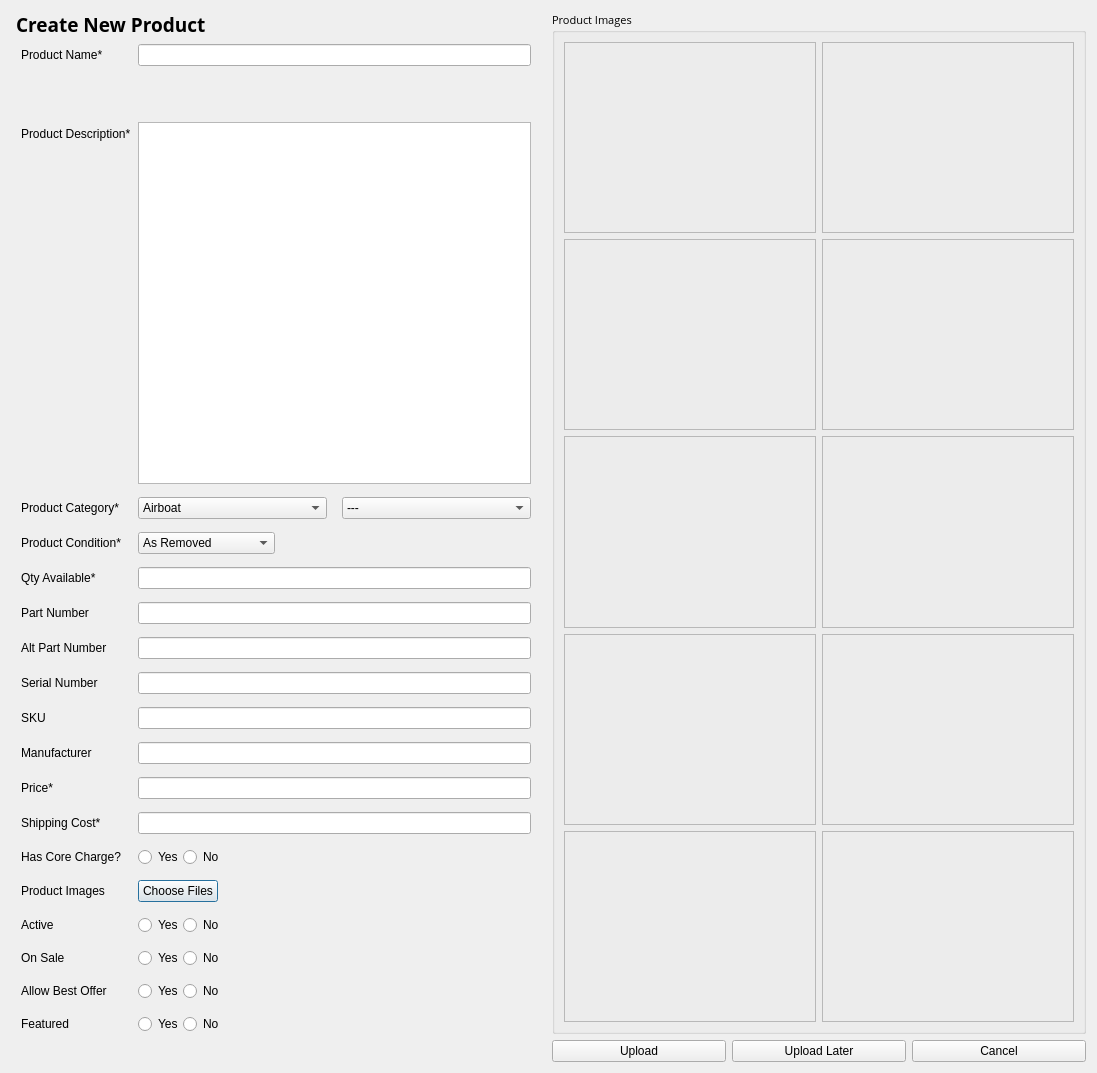
<?xml version="1.0" encoding="UTF-8"?>
<ui version="4.0">
 <class>newListing</class>
 <widget class="QDialog" name="newListing">
  <property name="windowModality">
   <enum>Qt::WindowModal</enum>
  </property>
  <property name="geometry">
   <rect>
    <x>0</x>
    <y>0</y>
    <width>1097</width>
    <height>1073</height>
   </rect>
  </property>
  <property name="windowTitle">
   <string>List a New Product</string>
  </property>
  <layout class="QGridLayout" name="gridLayout_2">
   <item row="0" column="1">
    <layout class="QVBoxLayout" name="verticalLayout" stretch="0,0">
     <property name="leftMargin">
      <number>5</number>
     </property>
     <item>
      <widget class="QLabel" name="newproduct_lbl">
       <property name="sizePolicy">
        <sizepolicy hsizetype="Fixed" vsizetype="Fixed">
         <horstretch>0</horstretch>
         <verstretch>0</verstretch>
        </sizepolicy>
       </property>
       <property name="font">
        <font>
         <family>Open Sans</family>
         <pointsize>8</pointsize>
         <weight>50</weight>
         <italic>false</italic>
         <bold>false</bold>
        </font>
       </property>
       <property name="text">
        <string>&lt;html&gt;&lt;head/&gt;&lt;body&gt;&lt;p&gt;&lt;span style=&quot; font-size:14pt; font-weight:600;&quot;&gt;Create New Product&lt;/span&gt;&lt;/p&gt;&lt;/body&gt;&lt;/html&gt;</string>
       </property>
      </widget>
     </item>
     <item>
      <layout class="QFormLayout" name="formLayout">
       <property name="horizontalSpacing">
        <number>7</number>
       </property>
       <property name="verticalSpacing">
        <number>13</number>
       </property>
       <property name="leftMargin">
        <number>5</number>
       </property>
       <property name="rightMargin">
        <number>15</number>
       </property>
       <item row="0" column="0">
        <widget class="QLabel" name="name_lbl">
         <property name="text">
          <string>Product Name*</string>
         </property>
        </widget>
       </item>
       <item row="0" column="1">
        <widget class="QLineEdit" name="name_le"/>
       </item>
       <item row="2" column="0">
        <widget class="QLabel" name="desc_lbl">
         <property name="text">
          <string>Product Description*</string>
         </property>
        </widget>
       </item>
       <item row="2" column="1">
        <widget class="QTextEdit" name="desc_te">
         <property name="textInteractionFlags">
          <set>Qt::LinksAccessibleByKeyboard|Qt::LinksAccessibleByMouse|Qt::TextBrowserInteraction|Qt::TextEditable|Qt::TextEditorInteraction|Qt::TextSelectableByKeyboard|Qt::TextSelectableByMouse</set>
         </property>
        </widget>
       </item>
       <item row="3" column="0">
        <widget class="QLabel" name="cat_lbl">
         <property name="text">
          <string>Product Category*</string>
         </property>
        </widget>
       </item>
       <item row="3" column="1">
        <layout class="QHBoxLayout" name="horizontalLayout_10">
         <property name="spacing">
          <number>15</number>
         </property>
         <item>
          <widget class="QComboBox" name="cat_options">
           <property name="sizePolicy">
            <sizepolicy hsizetype="MinimumExpanding" vsizetype="Fixed">
             <horstretch>0</horstretch>
             <verstretch>0</verstretch>
            </sizepolicy>
           </property>
           <property name="currentIndex">
            <number>0</number>
           </property>
           <property name="sizeAdjustPolicy">
            <enum>QComboBox::AdjustToContentsOnFirstShow</enum>
           </property>
           <item>
            <property name="text">
             <string>Airboat</string>
            </property>
           </item>
           <item>
            <property name="text">
             <string>Aircraft For Sale</string>
            </property>
           </item>
           <item>
            <property name="text">
             <string>Airframe</string>
            </property>
           </item>
           <item>
            <property name="text">
             <string>Art</string>
            </property>
           </item>
           <item>
            <property name="text">
             <string>Avionics</string>
            </property>
           </item>
           <item>
            <property name="text">
             <string>Electrical</string>
            </property>
           </item>
           <item>
            <property name="text">
             <string>Experimental</string>
            </property>
           </item>
           <item>
            <property name="text">
             <string>Hardware &amp; Tools</string>
            </property>
           </item>
           <item>
            <property name="text">
             <string>Landing Gear</string>
            </property>
           </item>
           <item>
            <property name="text">
             <string>Misc</string>
            </property>
           </item>
           <item>
            <property name="text">
             <string>Pilot Supplies</string>
            </property>
           </item>
           <item>
            <property name="text">
             <string>Powerplant</string>
            </property>
           </item>
           <item>
            <property name="text">
             <string>Wheels &amp; Brakes</string>
            </property>
           </item>
          </widget>
         </item>
         <item>
          <widget class="QComboBox" name="subcat_options">
           <property name="sizePolicy">
            <sizepolicy hsizetype="MinimumExpanding" vsizetype="Fixed">
             <horstretch>0</horstretch>
             <verstretch>0</verstretch>
            </sizepolicy>
           </property>
           <property name="frame">
            <bool>true</bool>
           </property>
           <item>
            <property name="text">
             <string>---</string>
            </property>
           </item>
          </widget>
         </item>
        </layout>
       </item>
       <item row="4" column="0">
        <widget class="QLabel" name="cond_lbl">
         <property name="text">
          <string>Product Condition*</string>
         </property>
        </widget>
       </item>
       <item row="4" column="1">
        <widget class="QComboBox" name="cond_options">
         <property name="sizePolicy">
          <sizepolicy hsizetype="Fixed" vsizetype="Fixed">
           <horstretch>0</horstretch>
           <verstretch>0</verstretch>
          </sizepolicy>
         </property>
         <property name="minimumSize">
          <size>
           <width>50</width>
           <height>20</height>
          </size>
         </property>
         <property name="baseSize">
          <size>
           <width>50</width>
           <height>0</height>
          </size>
         </property>
         <item>
          <property name="text">
           <string>As Removed</string>
          </property>
         </item>
         <item>
          <property name="text">
           <string>Serviceable</string>
          </property>
         </item>
         <item>
          <property name="text">
           <string>Overhauled</string>
          </property>
         </item>
         <item>
          <property name="text">
           <string>New Stock</string>
          </property>
         </item>
         <item>
          <property name="text">
           <string>Repairable</string>
          </property>
         </item>
         <item>
          <property name="text">
           <string>New Surplus (NOS)</string>
          </property>
         </item>
         <item>
          <property name="text">
           <string>Beyond Repair</string>
          </property>
         </item>
         <item>
          <property name="text">
           <string>Unknown</string>
          </property>
         </item>
         <item>
          <property name="text">
           <string>Core</string>
          </property>
         </item>
        </widget>
       </item>
       <item row="5" column="0">
        <widget class="QLabel" name="qty_lbl">
         <property name="text">
          <string>Qty Available*</string>
         </property>
        </widget>
       </item>
       <item row="5" column="1">
        <widget class="QLineEdit" name="qty_le">
         <property name="sizePolicy">
          <sizepolicy hsizetype="Expanding" vsizetype="Fixed">
           <horstretch>0</horstretch>
           <verstretch>0</verstretch>
          </sizepolicy>
         </property>
        </widget>
       </item>
       <item row="6" column="0">
        <widget class="QLabel" name="mpn_lbl">
         <property name="text">
          <string>Part Number</string>
         </property>
        </widget>
       </item>
       <item row="6" column="1">
        <widget class="QLineEdit" name="pn_le">
         <property name="sizePolicy">
          <sizepolicy hsizetype="Expanding" vsizetype="Fixed">
           <horstretch>0</horstretch>
           <verstretch>0</verstretch>
          </sizepolicy>
         </property>
        </widget>
       </item>
       <item row="7" column="0">
        <widget class="QLabel" name="ampn_lbl">
         <property name="text">
          <string>Alt Part Number</string>
         </property>
        </widget>
       </item>
       <item row="7" column="1">
        <widget class="QLineEdit" name="apn_le">
         <property name="sizePolicy">
          <sizepolicy hsizetype="Expanding" vsizetype="Fixed">
           <horstretch>0</horstretch>
           <verstretch>0</verstretch>
          </sizepolicy>
         </property>
        </widget>
       </item>
       <item row="8" column="0">
        <widget class="QLabel" name="sn_lbl">
         <property name="text">
          <string>Serial Number</string>
         </property>
        </widget>
       </item>
       <item row="8" column="1">
        <widget class="QLineEdit" name="sn_le">
         <property name="sizePolicy">
          <sizepolicy hsizetype="Expanding" vsizetype="Fixed">
           <horstretch>0</horstretch>
           <verstretch>0</verstretch>
          </sizepolicy>
         </property>
        </widget>
       </item>
       <item row="9" column="0">
        <widget class="QLabel" name="sku_lbl">
         <property name="text">
          <string>SKU</string>
         </property>
        </widget>
       </item>
       <item row="9" column="1">
        <widget class="QLineEdit" name="sku_le">
         <property name="sizePolicy">
          <sizepolicy hsizetype="Expanding" vsizetype="Fixed">
           <horstretch>0</horstretch>
           <verstretch>0</verstretch>
          </sizepolicy>
         </property>
        </widget>
       </item>
       <item row="10" column="0">
        <widget class="QLabel" name="mfr_lbl">
         <property name="text">
          <string>Manufacturer</string>
         </property>
        </widget>
       </item>
       <item row="10" column="1">
        <widget class="QLineEdit" name="mfr_le">
         <property name="sizePolicy">
          <sizepolicy hsizetype="Expanding" vsizetype="Fixed">
           <horstretch>0</horstretch>
           <verstretch>0</verstretch>
          </sizepolicy>
         </property>
        </widget>
       </item>
       <item row="11" column="0">
        <widget class="QLabel" name="price_lbl">
         <property name="text">
          <string>Price*</string>
         </property>
        </widget>
       </item>
       <item row="11" column="1">
        <widget class="QLineEdit" name="price_le">
         <property name="sizePolicy">
          <sizepolicy hsizetype="Expanding" vsizetype="Fixed">
           <horstretch>0</horstretch>
           <verstretch>0</verstretch>
          </sizepolicy>
         </property>
        </widget>
       </item>
       <item row="12" column="0">
        <widget class="QLabel" name="ship_lbl">
         <property name="text">
          <string>Shipping Cost*</string>
         </property>
        </widget>
       </item>
       <item row="12" column="1">
        <widget class="QLineEdit" name="ship_le">
         <property name="sizePolicy">
          <sizepolicy hsizetype="Expanding" vsizetype="Fixed">
           <horstretch>0</horstretch>
           <verstretch>0</verstretch>
          </sizepolicy>
         </property>
        </widget>
       </item>
       <item row="13" column="0">
        <widget class="QLabel" name="core_lbl">
         <property name="text">
          <string>Has Core Charge?</string>
         </property>
        </widget>
       </item>
       <item row="13" column="1">
        <layout class="QHBoxLayout" name="horizontalLayout">
         <item>
          <widget class="QRadioButton" name="core_yes">
           <property name="sizePolicy">
            <sizepolicy hsizetype="Fixed" vsizetype="Fixed">
             <horstretch>0</horstretch>
             <verstretch>0</verstretch>
            </sizepolicy>
           </property>
           <property name="text">
            <string>Yes</string>
           </property>
          </widget>
         </item>
         <item>
          <widget class="QRadioButton" name="core_no">
           <property name="sizePolicy">
            <sizepolicy hsizetype="Minimum" vsizetype="Fixed">
             <horstretch>0</horstretch>
             <verstretch>0</verstretch>
            </sizepolicy>
           </property>
           <property name="text">
            <string>No</string>
           </property>
          </widget>
         </item>
        </layout>
       </item>
       <item row="14" column="0">
        <widget class="QLabel" name="img_lbl">
         <property name="text">
          <string>Product Images</string>
         </property>
        </widget>
       </item>
       <item row="14" column="1">
        <widget class="QPushButton" name="img_upload_btn">
         <property name="sizePolicy">
          <sizepolicy hsizetype="Fixed" vsizetype="Fixed">
           <horstretch>0</horstretch>
           <verstretch>0</verstretch>
          </sizepolicy>
         </property>
         <property name="text">
          <string>Choose Files</string>
         </property>
        </widget>
       </item>
       <item row="15" column="0">
        <widget class="QLabel" name="active_lbl">
         <property name="text">
          <string>Active</string>
         </property>
        </widget>
       </item>
       <item row="15" column="1">
        <layout class="QHBoxLayout" name="horizontalLayout_6">
         <item>
          <widget class="QRadioButton" name="active_yes">
           <property name="sizePolicy">
            <sizepolicy hsizetype="Fixed" vsizetype="Fixed">
             <horstretch>0</horstretch>
             <verstretch>0</verstretch>
            </sizepolicy>
           </property>
           <property name="text">
            <string>Yes</string>
           </property>
          </widget>
         </item>
         <item>
          <widget class="QRadioButton" name="active_no">
           <property name="text">
            <string>No</string>
           </property>
          </widget>
         </item>
        </layout>
       </item>
       <item row="16" column="0">
        <widget class="QLabel" name="onsale_lbl">
         <property name="text">
          <string>On Sale</string>
         </property>
        </widget>
       </item>
       <item row="16" column="1">
        <layout class="QHBoxLayout" name="horizontalLayout_7">
         <item>
          <widget class="QRadioButton" name="sale_yes">
           <property name="sizePolicy">
            <sizepolicy hsizetype="Fixed" vsizetype="Fixed">
             <horstretch>0</horstretch>
             <verstretch>0</verstretch>
            </sizepolicy>
           </property>
           <property name="text">
            <string>Yes</string>
           </property>
          </widget>
         </item>
         <item>
          <widget class="QRadioButton" name="sale_no">
           <property name="text">
            <string>No</string>
           </property>
          </widget>
         </item>
        </layout>
       </item>
       <item row="17" column="0">
        <widget class="QLabel" name="offer_lbl">
         <property name="text">
          <string>Allow Best Offer</string>
         </property>
        </widget>
       </item>
       <item row="17" column="1">
        <layout class="QHBoxLayout" name="horizontalLayout_8">
         <item>
          <widget class="QRadioButton" name="offer_yes">
           <property name="sizePolicy">
            <sizepolicy hsizetype="Fixed" vsizetype="Fixed">
             <horstretch>0</horstretch>
             <verstretch>0</verstretch>
            </sizepolicy>
           </property>
           <property name="text">
            <string>Yes</string>
           </property>
          </widget>
         </item>
         <item>
          <widget class="QRadioButton" name="offer_no">
           <property name="text">
            <string>No</string>
           </property>
          </widget>
         </item>
        </layout>
       </item>
       <item row="18" column="0">
        <widget class="QLabel" name="feat_lbl">
         <property name="text">
          <string>Featured</string>
         </property>
        </widget>
       </item>
       <item row="18" column="1">
        <layout class="QHBoxLayout" name="horizontalLayout_9">
         <item>
          <widget class="QRadioButton" name="feat_yes">
           <property name="sizePolicy">
            <sizepolicy hsizetype="Fixed" vsizetype="Fixed">
             <horstretch>0</horstretch>
             <verstretch>0</verstretch>
            </sizepolicy>
           </property>
           <property name="text">
            <string>Yes</string>
           </property>
          </widget>
         </item>
         <item>
          <widget class="QRadioButton" name="feat_no">
           <property name="text">
            <string>No</string>
           </property>
          </widget>
         </item>
        </layout>
       </item>
       <item row="1" column="1">
        <widget class="QFrame" name="toolbarFrame">
         <property name="minimumSize">
          <size>
           <width>0</width>
           <height>30</height>
          </size>
         </property>
        </widget>
       </item>
      </layout>
     </item>
    </layout>
   </item>
   <item row="0" column="2">
    <widget class="QGroupBox" name="img_groupbox">
     <property name="sizePolicy">
      <sizepolicy hsizetype="MinimumExpanding" vsizetype="Preferred">
       <horstretch>0</horstretch>
       <verstretch>0</verstretch>
      </sizepolicy>
     </property>
     <property name="font">
      <font>
       <family>Open Sans</family>
       <pointsize>8</pointsize>
       <weight>50</weight>
       <italic>false</italic>
       <bold>false</bold>
      </font>
     </property>
     <property name="contextMenuPolicy">
      <enum>Qt::NoContextMenu</enum>
     </property>
     <property name="title">
      <string>Product Images</string>
     </property>
     <layout class="QVBoxLayout" name="verticalLayout_2">
      <item>
       <layout class="QGridLayout" name="gridLayout">
        <item row="1" column="0">
         <widget class="QLabel" name="img3_lbl">
          <property name="baseSize">
           <size>
            <width>97</width>
            <height>109</height>
           </size>
          </property>
          <property name="focusPolicy">
           <enum>Qt::ClickFocus</enum>
          </property>
          <property name="contextMenuPolicy">
           <enum>Qt::CustomContextMenu</enum>
          </property>
          <property name="frameShape">
           <enum>QFrame::StyledPanel</enum>
          </property>
          <property name="text">
           <string/>
          </property>
         </widget>
        </item>
        <item row="2" column="1">
         <widget class="QLabel" name="img6_lbl">
          <property name="baseSize">
           <size>
            <width>97</width>
            <height>109</height>
           </size>
          </property>
          <property name="focusPolicy">
           <enum>Qt::ClickFocus</enum>
          </property>
          <property name="contextMenuPolicy">
           <enum>Qt::CustomContextMenu</enum>
          </property>
          <property name="frameShape">
           <enum>QFrame::StyledPanel</enum>
          </property>
          <property name="text">
           <string/>
          </property>
         </widget>
        </item>
        <item row="3" column="0">
         <widget class="QLabel" name="img7_lbl">
          <property name="baseSize">
           <size>
            <width>97</width>
            <height>109</height>
           </size>
          </property>
          <property name="focusPolicy">
           <enum>Qt::ClickFocus</enum>
          </property>
          <property name="contextMenuPolicy">
           <enum>Qt::CustomContextMenu</enum>
          </property>
          <property name="frameShape">
           <enum>QFrame::StyledPanel</enum>
          </property>
          <property name="text">
           <string/>
          </property>
         </widget>
        </item>
        <item row="3" column="1">
         <widget class="QLabel" name="img8_lbl">
          <property name="baseSize">
           <size>
            <width>97</width>
            <height>109</height>
           </size>
          </property>
          <property name="focusPolicy">
           <enum>Qt::ClickFocus</enum>
          </property>
          <property name="contextMenuPolicy">
           <enum>Qt::CustomContextMenu</enum>
          </property>
          <property name="frameShape">
           <enum>QFrame::StyledPanel</enum>
          </property>
          <property name="text">
           <string/>
          </property>
         </widget>
        </item>
        <item row="2" column="0">
         <widget class="QLabel" name="img5_lbl">
          <property name="baseSize">
           <size>
            <width>97</width>
            <height>109</height>
           </size>
          </property>
          <property name="focusPolicy">
           <enum>Qt::ClickFocus</enum>
          </property>
          <property name="contextMenuPolicy">
           <enum>Qt::CustomContextMenu</enum>
          </property>
          <property name="frameShape">
           <enum>QFrame::StyledPanel</enum>
          </property>
          <property name="text">
           <string/>
          </property>
         </widget>
        </item>
        <item row="1" column="1">
         <widget class="QLabel" name="img4_lbl">
          <property name="baseSize">
           <size>
            <width>97</width>
            <height>109</height>
           </size>
          </property>
          <property name="focusPolicy">
           <enum>Qt::ClickFocus</enum>
          </property>
          <property name="contextMenuPolicy">
           <enum>Qt::CustomContextMenu</enum>
          </property>
          <property name="frameShape">
           <enum>QFrame::StyledPanel</enum>
          </property>
          <property name="text">
           <string/>
          </property>
         </widget>
        </item>
        <item row="0" column="0">
         <widget class="QLabel" name="img1_lbl">
          <property name="baseSize">
           <size>
            <width>97</width>
            <height>109</height>
           </size>
          </property>
          <property name="focusPolicy">
           <enum>Qt::ClickFocus</enum>
          </property>
          <property name="contextMenuPolicy">
           <enum>Qt::CustomContextMenu</enum>
          </property>
          <property name="frameShape">
           <enum>QFrame::StyledPanel</enum>
          </property>
          <property name="text">
           <string/>
          </property>
         </widget>
        </item>
        <item row="0" column="1">
         <widget class="QLabel" name="img2_lbl">
          <property name="baseSize">
           <size>
            <width>97</width>
            <height>109</height>
           </size>
          </property>
          <property name="focusPolicy">
           <enum>Qt::ClickFocus</enum>
          </property>
          <property name="contextMenuPolicy">
           <enum>Qt::CustomContextMenu</enum>
          </property>
          <property name="frameShape">
           <enum>QFrame::StyledPanel</enum>
          </property>
          <property name="text">
           <string/>
          </property>
         </widget>
        </item>
        <item row="4" column="0">
         <widget class="QLabel" name="img9_lbl">
          <property name="baseSize">
           <size>
            <width>97</width>
            <height>109</height>
           </size>
          </property>
          <property name="focusPolicy">
           <enum>Qt::ClickFocus</enum>
          </property>
          <property name="contextMenuPolicy">
           <enum>Qt::CustomContextMenu</enum>
          </property>
          <property name="frameShape">
           <enum>QFrame::StyledPanel</enum>
          </property>
          <property name="text">
           <string/>
          </property>
         </widget>
        </item>
        <item row="4" column="1">
         <widget class="QLabel" name="img10_lbl">
          <property name="baseSize">
           <size>
            <width>97</width>
            <height>109</height>
           </size>
          </property>
          <property name="focusPolicy">
           <enum>Qt::ClickFocus</enum>
          </property>
          <property name="contextMenuPolicy">
           <enum>Qt::CustomContextMenu</enum>
          </property>
          <property name="frameShape">
           <enum>QFrame::StyledPanel</enum>
          </property>
          <property name="text">
           <string/>
          </property>
         </widget>
        </item>
       </layout>
      </item>
     </layout>
    </widget>
   </item>
   <item row="1" column="2">
    <layout class="QHBoxLayout" name="horizontalLayout_11">
     <item>
      <widget class="QPushButton" name="upload_new_button">
       <property name="text">
        <string>Upload</string>
       </property>
      </widget>
     </item>
     <item>
      <widget class="QPushButton" name="save_templ_button">
       <property name="text">
        <string>Upload Later</string>
       </property>
      </widget>
     </item>
     <item>
      <widget class="QPushButton" name="cancel_new_button">
       <property name="text">
        <string>Cancel</string>
       </property>
      </widget>
     </item>
    </layout>
   </item>
   <item row="1" column="1">
    <widget class="QLabel" name="label">
     <property name="text">
      <string/>
     </property>
    </widget>
   </item>
  </layout>
 </widget>
 <resources/>
 <connections/>
 <slots>
  <slot>uploadProduct()</slot>
  <slot>saveProduct()</slot>
 </slots>
</ui>
